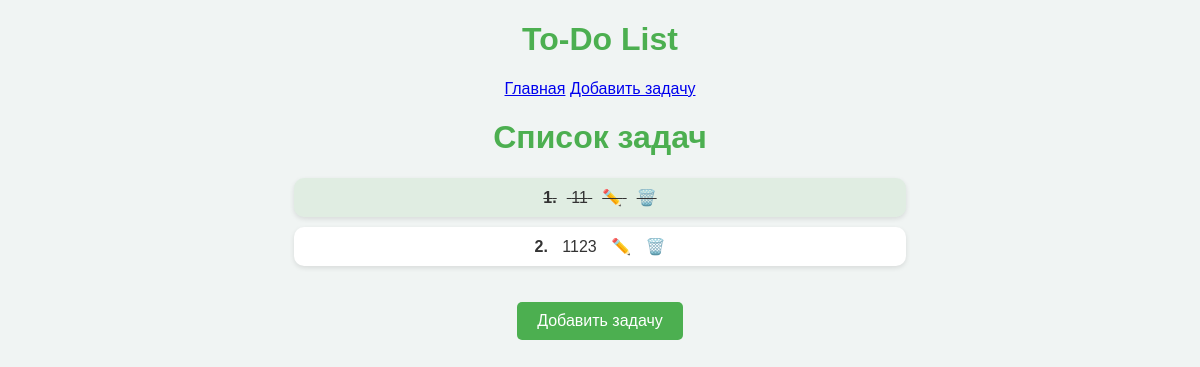
Before: / with the older database file.
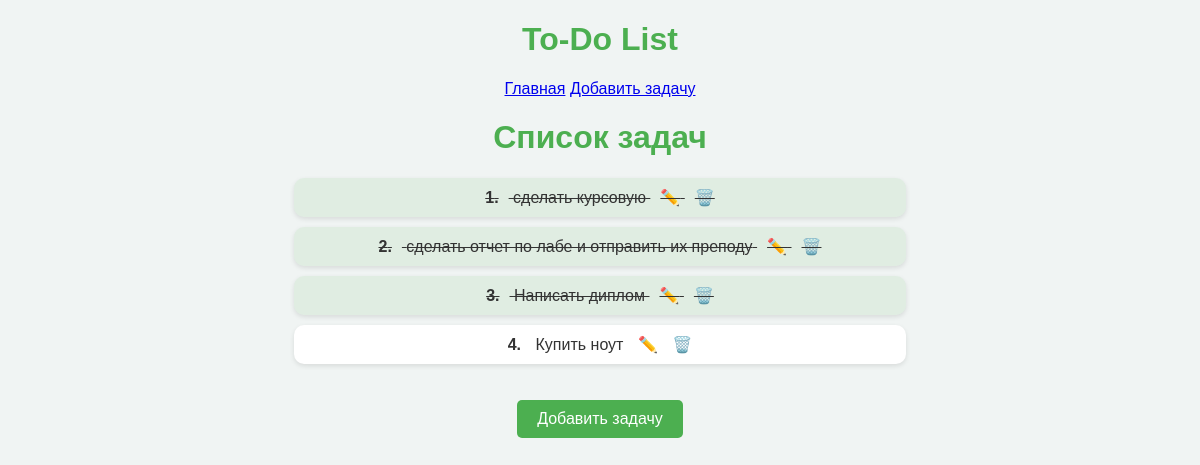
After: the same page with the newer database file.
### tasks/models.py (models this page shows, shortened)
class Task(models.Model):
    title = models.CharField(max_length=200)
    description = models.TextField(blank=True, max_length=300)
    completed = models.BooleanField(default=False)
    created_at = models.DateTimeField(auto_now_add=True)
    category = models.ForeignKey(Category, on_delete=models.CASCADE, null=True, blank=True)

### tasks/views.py (the view)
# urls.py: path('', views.task_list, name='task_list'),
def task_list(request):
    tasks = Task.objects.all()
    categories = Category.objects.all()  # Добавляем категории
    return render(request, 'tasks/task_list.html', {'tasks': tasks, 'categories': categories})

### tasks/templates/tasks/task_list.html (shortened to what this page needs)
{% extends "base.html" %}
{% block content %}
<h1>Список задач</h1>
<ul>
    {% for task in tasks %}
    <li class="task {% if task.completed %}done{% endif %}">
        <span class="task-number">{{ forloop.counter }}.</span>
        <span class="task-title">{{ task.title }}</span>
        <a href="{% url 'task_update' task.id %}" class="edit-btn">✏️</a>
        <a href="{% url 'task_delete' task.id %}" class="delete-btn">🗑️</a>
    </li>
    {% empty %}
    <li>Нет задач</li>
    {% endfor %}
</ul>
<a href="{% url 'task_create' %}" class="add-btn">Добавить задачу</a>
{% endblock %}

### tasks/templates/base.html (shortened to what this page needs)
<!DOCTYPE html>
<html lang="ru">
<head>
    <link rel="stylesheet" href="/static/css/style.css">
</head>
<body>
    <div class="container">
        <h1>To-Do List</h1>
        <nav>
            <a href="{% url 'task_list' %}">Главная</a>
            <a href="{% url 'task_create' %}">Добавить задачу</a>
        </nav>
        <div class="content">
            {% block content %}{% endblock %}
        </div>
    </div>
</body>
</html>

### tasks/static/css/style.css (style rules this page uses)
body { font-family: Arial, sans-serif; background-color: #f0f4f3; color: #333; text-align: center; }
h1 { color: #4CAF50; }
ul { list-style-type: none; padding: 0; }
.task { background: #fff; padding: 10px; margin: 10px auto; width: 50%; border-radius: 10px; box-shadow: 0 2px 5px rgba(0, 0, 0, 0.1); position: relative; }
.task.done { text-decoration: line-through; background: rgba(76, 175, 80, 0.1); }
.task-number { font-weight: bold; margin-right: 10px; }
.edit-btn { color: blue; text-decoration: none; margin-left: 10px; }
.delete-btn { color: red; text-decoration: none; margin-left: 10px; }
.add-btn { display: inline-block; background: #4CAF50; color: white; padding: 10px 20px; border-radius: 5px; text-decoration: none; margin-top: 20px; }

Changed rows visible on the page:
changed Task: title "11" → "сделать курсовую"
changed Task: completed False → True (drawn); title "1123" → "сделать отчет по лабе и отправить их преподу"
added Task: title "Написать диплом"
added Task: title "Купить ноут", completed False (drawn)
